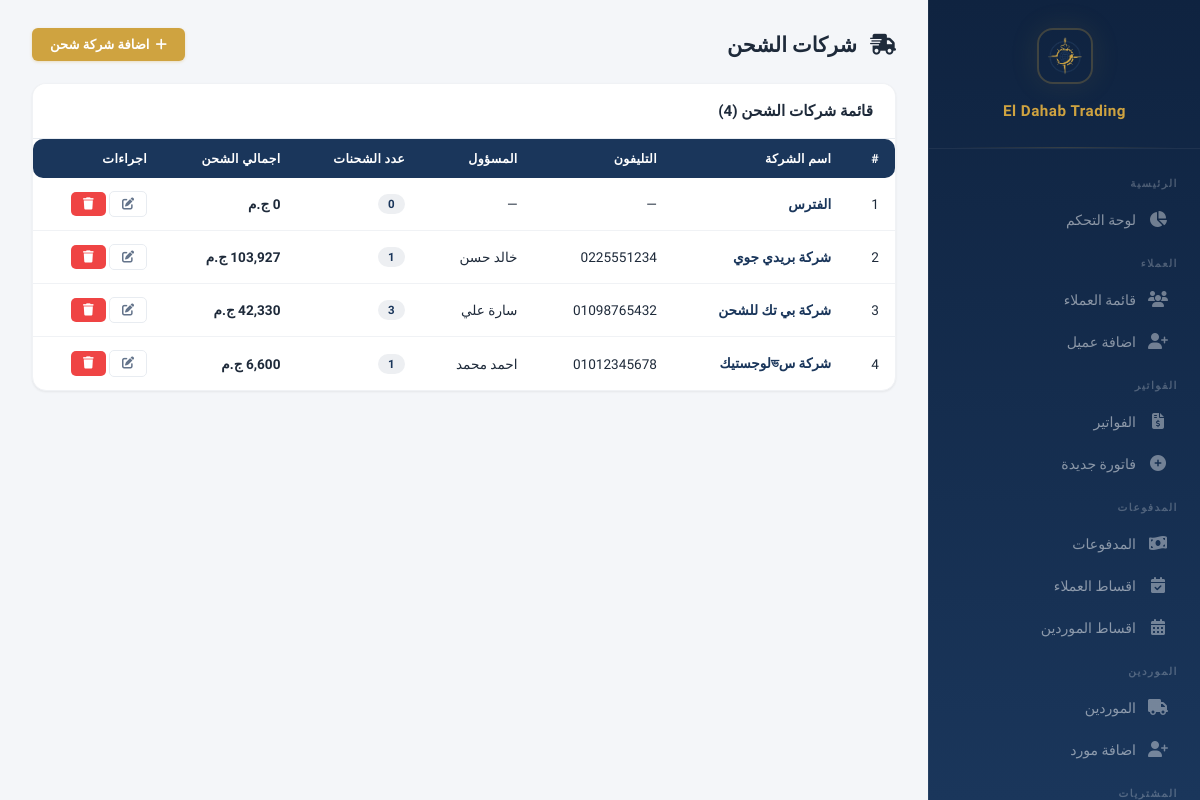
/shipping (signed in), run on an earlier commit of the app's database.
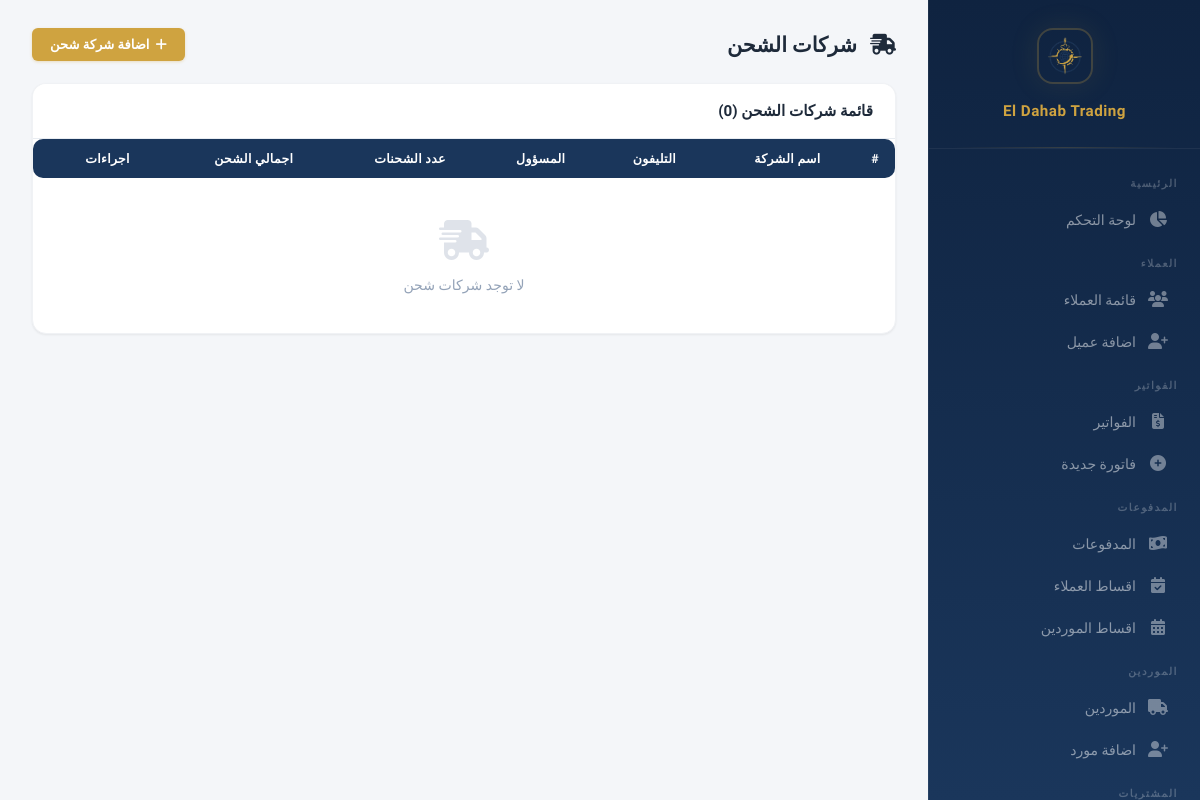
And on a later commit of the database.
### models.py (models this page shows)
class ShippingCompany(db.Model):
    __tablename__ = 'shipping_companies'
    id = db.Column(db.Integer, primary_key=True)
    name = db.Column(db.String(200), nullable=False)
    phone = db.Column(db.String(50))
    contact_person = db.Column(db.String(200))
    address = db.Column(db.Text)
    notes = db.Column(db.Text)
    created_at = db.Column(db.DateTime, default=datetime.utcnow)
    def total_shipments(self):
        return Invoice.query.filter_by(shipping_company=self.name).count()
    def total_shipped_value(self):
        from sqlalchemy import func
        result = db.session.query(func.sum(Invoice.total)).filter_by(shipping_company=self.name).scalar()
        return result or 0

### app.py (the view)
@app.route('/shipping')
@login_required
def shipping_list():
    companies = ShippingCompany.query.order_by(ShippingCompany.name).all()
    return render_template('shipping_list.html', companies=companies)

### app.py (called while the page is built)
@app.context_processor
def inject_payment_methods():
    return {'PAYMENT_METHODS': PAYMENT_METHODS}

@app.before_request
def check_session_expiry():
    if 'user_id' in session and session.get('expires_at'):
        if datetime.utcnow().timestamp() > session['expires_at']:
            session.clear()
            flash('انتهت الجلسة، يرجى تسجيل الدخول مرة اخرى', 'warning')
            return redirect(url_for('login'))

@app.context_processor
def inject_user():
    if not hasattr(g, 'current_user'):
        g.current_user = db.session.get(User, session['user_id']) if 'user_id' in session else None
    return dict(current_user=g.current_user)

### models.py (called while the page is built)
    def has_permission(self, page):
        if self.is_admin:
            return True
        return any(p.page == page for p in self.permissions)

### templates/shipping_list.html
{% extends "base.html" %}
{% block content %}
<div class="page-header">
    <h1 style="font-size:1.3rem;font-weight:700;color:var(--text);margin:0;"><i class="fas fa-shipping-fast" style="margin-left:8px;"></i> شركات الشحن</h1>
    <a href="{{ url_for('shipping_add') }}" class="btn btn-gold"><i class="fas fa-plus"></i> اضافة شركة شحن</a>
</div>
<div class="data-card">
    <div class="data-card-header">
        <h3>قائمة شركات الشحن ({{ companies|length }})</h3>
    </div>
    <div class="data-card-body" style="padding:0;">
        <table>
            <thead>
                <tr>
                    <th>#</th>
                    <th>اسم الشركة</th>
                    <th>التليفون</th>
                    <th>المسؤول</th>
                    <th>عدد الشحنات</th>
                    <th>اجمالي الشحن</th>
                    <th>اجراءات</th>
                </tr>
            </thead>
            <tbody>
                {% for c in companies %}
                <tr>
                    <td>{{ loop.index }}</td>
                    <td style="font-weight:700;">
                        <a href="{{ url_for('shipping_profile', company_id=c.id) }}" style="color:var(--navy);text-decoration:none;">{{ c.name }}</a>
                    </td>
                    <td>{{ c.phone or '—' }}</td>
                    <td>{{ c.contact_person or '—' }}</td>
                    <td><span class="badge badge-navy">{{ c.total_shipments() }}</span></td>
                    <td style="font-weight:700;">{{ "{:,.0f}".format(c.total_shipped_value() or 0) }} ج.م</td>
                    <td>
                        <a href="{{ url_for('shipping_edit', company_id=c.id) }}" class="btn btn-sm btn-outline"><i class="fas fa-edit"></i></a>
                        <form method="POST" action="{{ url_for('shipping_delete', company_id=c.id) }}" style="display:inline;" onsubmit="return confirm('هل انت متاكد من حذف شركة الشحن này؟');">
                            <button type="submit" class="btn btn-sm btn-danger"><i class="fas fa-trash"></i></button>
                        </form>
                    </td>
                </tr>
                {% endfor %}
                {% if not companies %}
                <tr><td colspan="7" class="empty-state" style="padding:40px;">
                    <div class="empty-icon"><i class="fas fa-shipping-fast"></i></div>
                    <p>لا توجد شركات شحن</p>
                </td></tr>
                {% endif %}
            </tbody>
        </table>
    </div>
</div>
{% endblock %}

What changed in the data, as far as the page shows it:
removed ShippingCompany: name "الفترس", phone "—", contact_person "—", total_shipments "0", name "0"
removed ShippingCompany: name "شركة بريدي جوي", phone "0225551234", contact_person "خالد حسن", total_shipments "1", name "103,927"
removed ShippingCompany: name "شركة بي تك للشحن", phone "01098765432", contact_person "سارة علي", total_shipments "3", name "42,330"
removed ShippingCompany: name "شركة سভلوجستيك", phone "01012345678", contact_person "احمد محمد", total_shipments "1", name "6,600"
Also different on the page:
{{ companies|length }}: "4" → "0"
text now shown: "لا توجد شركات شحن"
